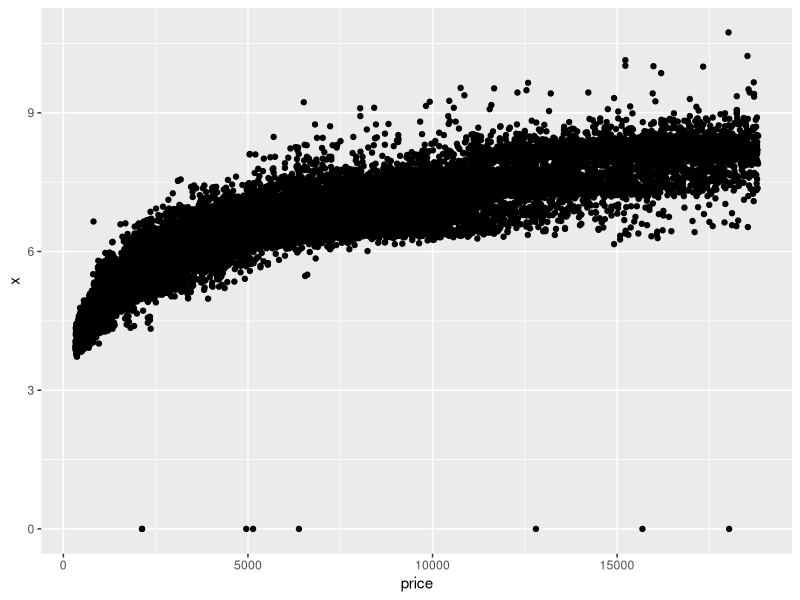
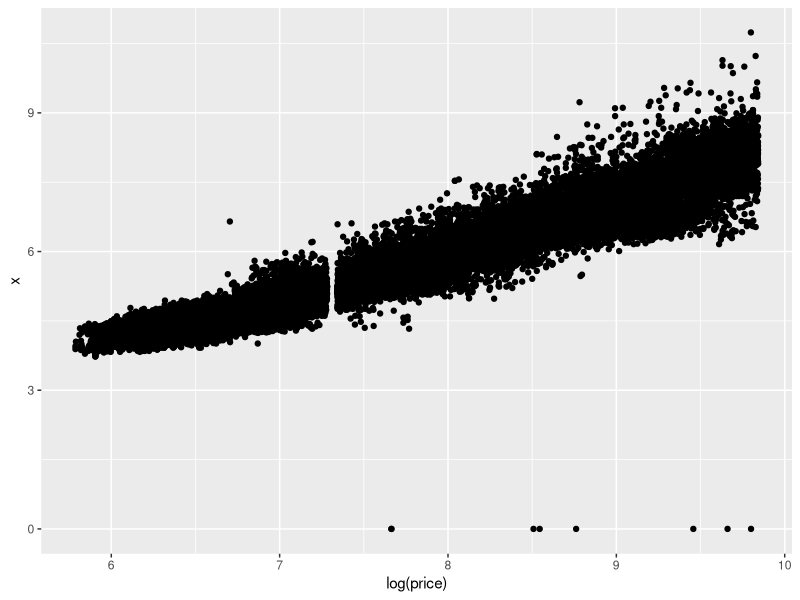
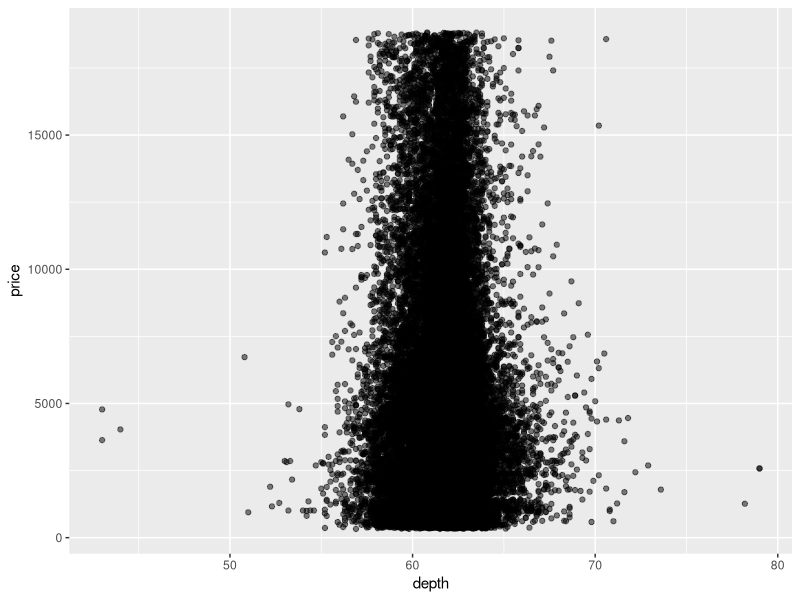
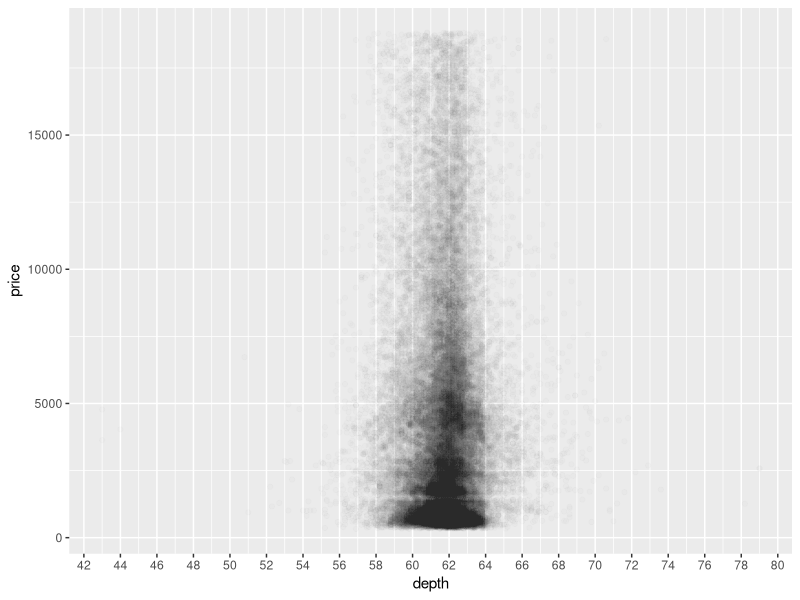
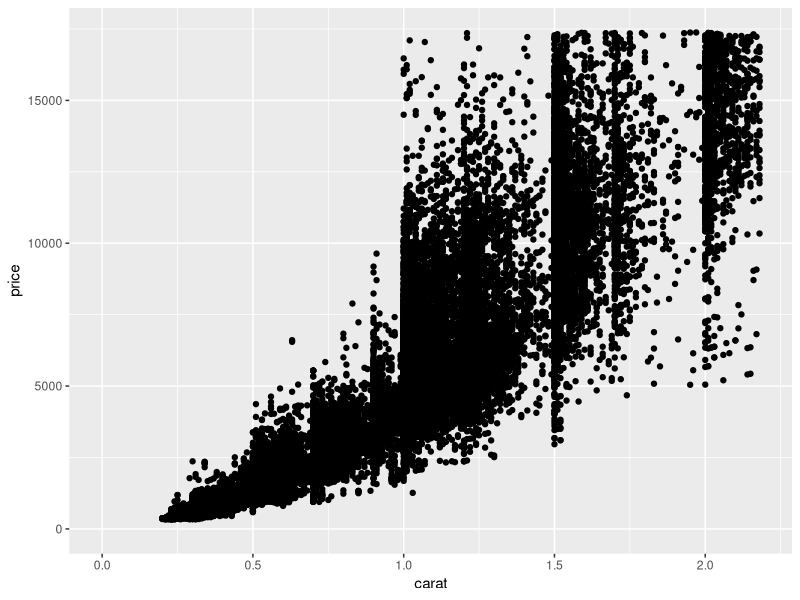
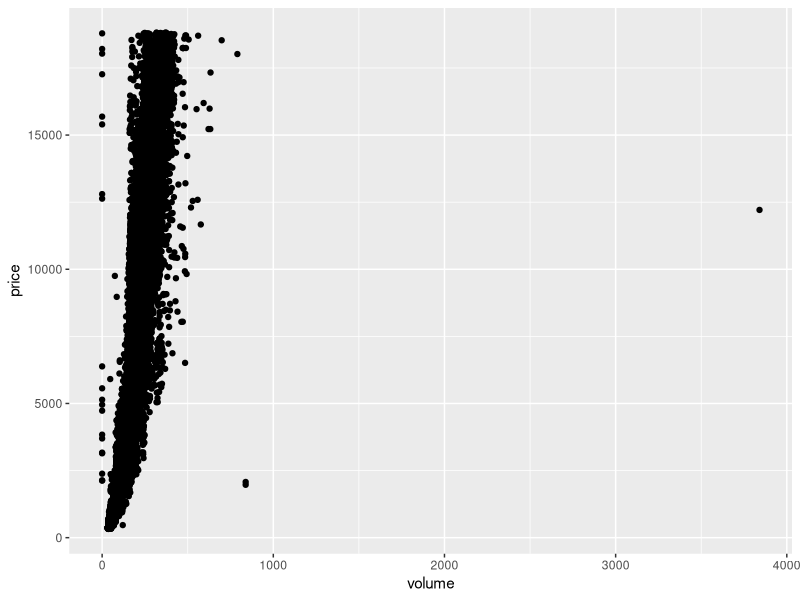
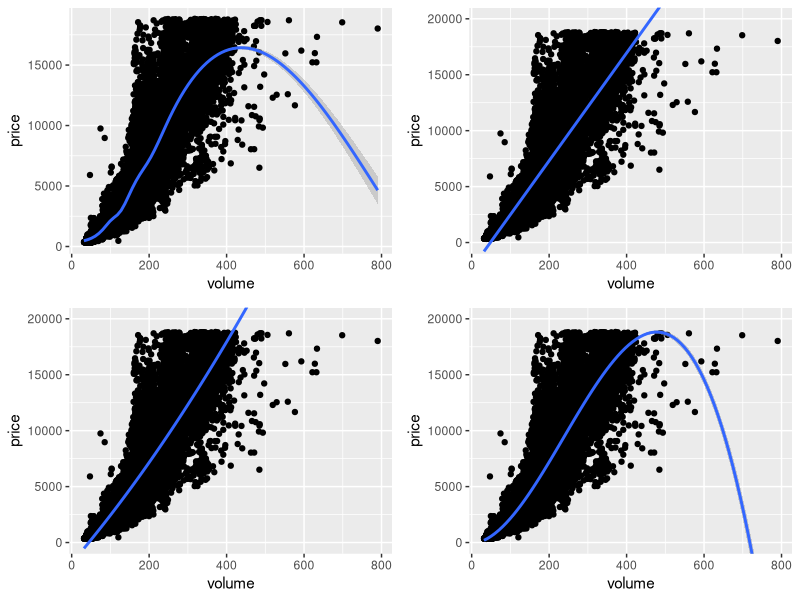

Write R code to recreate these figures, in order. (Note: this script raises an error after producing the figures.)
## ---- chunk 1
library(ggplot2)
library(dplyr)

data(diamonds)

str(diamonds)
## ---- chunk 2
ggplot(data = diamonds, aes(x = price, y = x)) +
  geom_point()

# Let's do the same plot but with ln(price)

ggplot(data = diamonds, aes(x = log(price), y = x)) +
  geom_point()
## ---- chunk 3
with(diamonds, cor.test(x=price, y = x, method = 'pearson'))

with(diamonds, cor.test(x=price, y = y, method = 'pearson'))

with(diamonds, cor.test(x=price, y = z, method = 'pearson'))

## ---- chunk 4
ggplot(data = diamonds, aes(x = depth,y = price)) +
  geom_point(alpha= 0.5)
## ---- chunk 5
ggplot(data = diamonds, aes(x = depth,y = price)) +
  geom_point(alpha= 0.01) +
  scale_x_continuous(breaks = seq(0,80,2))
  
## ---- chunk 6

with(diamonds, cor.test(x= depth, y = price, method = "pearson"))

## ---- chunk 7

ggplot(data = diamonds,aes(x = carat, y = price)) + 
  xlim(0,quantile(diamonds$carat,0.99)) +
  ylim(0,quantile(diamonds$price,0.99)) +
  geom_point()

## ---- chunk 8

diamonds$volume <- diamonds$x*diamonds$y*diamonds$z

head(diamonds,3)

ggplot(data = diamonds, aes(x = volume, y = price)) +
  geom_point()

# Some outliers with zero volume

sum(diamonds$volume == 0)

diamonds[diamonds$volume == 0,]

## ---- chunk 9
with(subset(diamonds, (volume > 0) & (volume <= 800)),cor.test(volume,price))
## ---- chunk 10

p1 <- ggplot(data = subset(diamonds, (volume > 0) & (volume <= 800)),
       aes(x = volume, y = price)) +
  geom_point() 

# Default smoother
p2 <- p1 + geom_smooth()

# looking at a linear fit,
p3 <- p1 + stat_smooth(method = "lm", formula = y ~ x, size = 1) + coord_cartesian(ylim = c(0,20000))

# Looking at polynimoal functions of order 2
p4 <- p1 + stat_smooth(method = "lm", formula = y ~ poly(x, 2), size = 1) + coord_cartesian(ylim = c(0,20000))

# Looking at polynimoal functions of order 3
p5 <- p1 + stat_smooth(method = "lm", formula = y ~ poly(x, 3), size = 1) + coord_cartesian(ylim = c(0,20000))

library(gridExtra)
## Loading required package: grid

grid.arrange(p2,p3,p4,p5,ncol =2)

## ---- chunk 11
diamondsByClarity <- diamonds %.%
  group_by(clarity) %.%
  summarise(mean_price = mean(price), 
            median_price = median(price), 
            min_price = min(price), 
            max_price = max(price), 
            n= n())

diamondsByClarity

## ---- chunk 12
diamonds_by_clarity <- group_by(diamonds, clarity)
diamonds_mp_by_clarity <- summarise(diamonds_by_clarity, mean_price = mean(price))

diamonds_by_color <- group_by(diamonds, color)
diamonds_mp_by_color <- summarise(diamonds_by_color, mean_price = mean(price))

p1  <- ggplot(diamonds_mp_by_clarity, aes(x = clarity, y = mean_price, fill= clarity)) +
  geom_bar(stat = "identity")

p2 <- ggplot(diamonds_mp_by_color, aes(x = color, y = mean_price, fill= color)) +
  geom_bar(stat = "identity")

grid.arrange(p1,p2, ncol =2)

## ---- chunk 13
diamonds_by_cut <- group_by(diamonds, cut)
diamonds_mp_by_cut <- summarise(diamonds_by_cut, mean_price = mean(price))

ggplot(diamonds_mp_by_cut, aes(x = cut, y = mean_price, fill= cut)) +
  geom_bar(stat = "identity")
  
